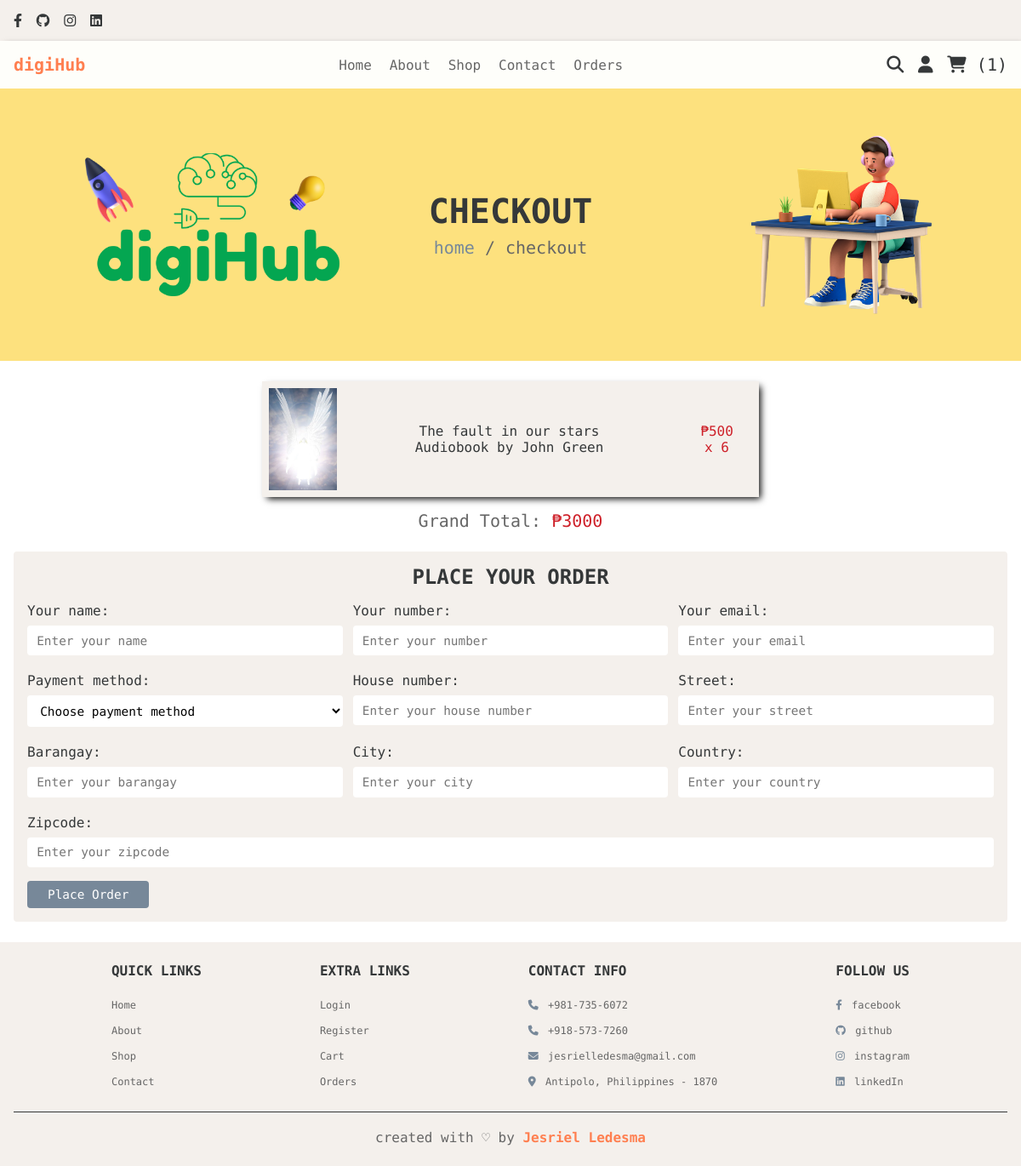
The app's page /checkout.php (signed in) with its own data.
### tables this page shows
CREATE TABLE `cart` (
  `id` int(100) NOT NULL,
  `user_id` int(100) NOT NULL,
  `name` varchar(100) NOT NULL,
  `price` int(100) NOT NULL,
  `quantity` int(100) NOT NULL,
  `image` varchar(100) NOT NULL,
  `product_id` int(100) NOT NULL,
  `seller_id` int(100) NOT NULL
);

### checkout.php (the view, shortened to what this page needs)
<?php
include 'config.php';
$user_id = $_SESSION['user_id'];
?>
<!DOCTYPE html>
<html lang="en">
<head>
    <link rel="stylesheet" href="css/style.css">
    <link
      rel="stylesheet"
      href="https://cdnjs.cloudflare.com/ajax/libs/font-awesome/6.4.0/css/all.min.css"
    />
</head>
<body>
    <?php include "header.php" ?>
   <div class="heading">
        <h3>Checkout</h3>
        <p><a href="home.php">home</a> / checkout</p>
    </div>
    <section class="display-order">
        <?php
            $grand_total = 0;
            $select_cart = mysqli_query($conn, "SELECT * FROM `cart` WHERE user_id = '$user_id'") or die("Query failed");
            if(mysqli_num_rows($select_cart) > 0) {
                while($fetch_cart = mysqli_fetch_assoc($select_cart)){
                    $total_price = ($fetch_cart['price'] * $fetch_cart['quantity']);
                    $grand_total += $total_price;
        ?>
       <div class="order-box">
         <img src="uploaded_img/<?php echo $fetch_cart['image']?>" alt="">
        <p><?php echo $fetch_cart['name']; ?></p>
        <p class="span">₱<?php echo $fetch_cart['price'] .' x '. $fetch_cart['quantity'];?></p>
       </div>
        <?php
                }
            }else{
                echo "<p class='empty'>Your cart is empty</p>";
            }
        ?>
        <div class="grand-total">
            Grand Total: <span>₱<?php
                echo $grand_total;
            ?></span>
        </div>
    </section>
    <section class="checkout">
        <form action="" method="post">
            <h3>Place your order</h3>
            <div class="flex">
                <div class="inputBox">
                    <span>Your name:</span>
                    <input type="text" name="name" required placeholder="Enter your name">
                </div>
                <div class="inputBox">
                    <span>Your number:</span>
                    <input type="number" name="number" required placeholder="Enter your number">
                </div>
                <div class="inputBox">
                    <span>Your email:</span>
                    <input type="email" name="email" required placeholder="Enter your email">
                </div>
                <div class="inputBox">
                    <span>Payment method:</span>
                    <select name="payment-method" required>
                        <option disabled selected>Choose payment method</option>
                    </select>
                </div>
                <div class="inputBox">
                    <span>House number: </span>
                    <input type="number" min="0" name="flat" required placeholder="Enter your house number">
                </div>
                <div class="inputBox">
                    <span>Street:</span>
                    <input type="text" name="street" required placeholder="Enter your street">
                </div>
                <div class="inputBox">
                    <span>Barangay:</span>
                    <input type="text" name="barangay" required placeholder="Enter your barangay">
                </div>
                <div class="inputBox">
                    <span>City:</span>
                    <input type="text" name="city" required placeholder="Enter your city">
                </div>
                <div class="inputBox">
                    <span>Country:</span>
                    <input type="text" name="country" required placeholder="Enter your country">
                </div>
                <div class="inputBox">
                    <span>Zipcode:</span>
                    <input type="number" min='0' name="zipcode" required placeholder="Enter your zipcode">
                </div>
            </div>
            <input type="submit" value="Place order" class="btn" name="order_btn">
        </form>
    </section>
    <?php include "footer.php" ?>
</body>
</html>

### css/style.css (style rules this page uses)
:root { --purple: #778899; --red: #ce2029; --orange: #ff7f50; --black: #353839; --white: #fff; --light-color: #666; --light-white: #fefefa; --light-bg: #f4f0ec; --border: 0.01rem solid var(--black); --box-shadow: 4px 4px 8px -2px rgba(0, 0, 0, 1); }
* { font-family: "Martian Mono", monospace; margin: 0; padding: 0; box-sizing: border-box; outline: none; border: none; text-decoration: none; transition: all 0.2s linear; }
html { font-size: 50%; overflow-x: hidden; }
section { padding: 3rem 2rem; }
.btn, .option-btn, .delete-btn, .white-btn { display: inline-block; margin-top: 1rem; padding: 1rem 3rem; cursor: pointer; color: var(--white); font-size: 1.8rem; border-radius: 0.5rem; text-transform: capitalize; }
.white-btn, .btn { background-color: var(--purple); }
.heading { min-height: 40vh; display: flex; flex-flow: column; align-items: center; justify-content: center; gap: 1rem; background: url(../images/heading-bg.webp) no-repeat; background-size: cover; background-position: center; }
.heading h3 { font-size: 5rem; color: var(--black); text-transform: uppercase; }
.heading p { font-size: 2.5rem; color: var(--light-color); }
.heading p a { color: var(--purple); }
.display-order { max-width: 1200px; margin: 0 auto; text-align: center; padding-bottom: 0; }
.display-order .order-box { display: flex; align-items: center; justify-content: space-around; gap: 5rem; margin: 0 auto; margin-bottom: 1rem; width: 50%; background-color: var(--light-bg); box-shadow: var(--box-shadow); padding: 1rem; }
.display-order p { color: var(--black); font-size: 2rem; padding: 1rem 1.5rem; display: inline-block; margin: 0.5rem; }
.display-order .order-box img { height: 15rem; width: 10rem; object-fit: cover; }
.display-order .span { color: var(--red); }
.display-order .grand-total { margin-top: 2rem; font-size: 2.5rem; color: var(--light-color); }
.display-order .grand-total span { color: var(--red); }
.checkout form { max-width: 1200px; padding: 2rem; margin: 0 auto; border: var(--border); border: 0.5rem; background-color: var(--light-bg); border-radius: 0.5rem; }
.checkout form h3 { text-align: center; margin-bottom: 2rem; color: var(--black); text-transform: uppercase; font-size: 3rem; }
.checkout form .flex { display: flex; flex-wrap: wrap; gap: 1.5rem; }
.checkout form .flex .inputBox { flex: 1 1 40rem; }
.checkout form .flex span { font-size: 2rem; color: var(--black); }
.checkout form .flex select, .checkout form .flex input { width: 100%; border-radius: 0.5rem; width: 100%; background-color: var(--white); padding: 1.2rem 1.4rem; font-size: 1.8rem; margin: 1rem 0; }

### records on screen
cart: image (picture), name "The fault in our stars Audiobook by John Green", price "500", quantity "6"

### other values on screen
$cart_rows_number "1"
$grand_total "3000"
